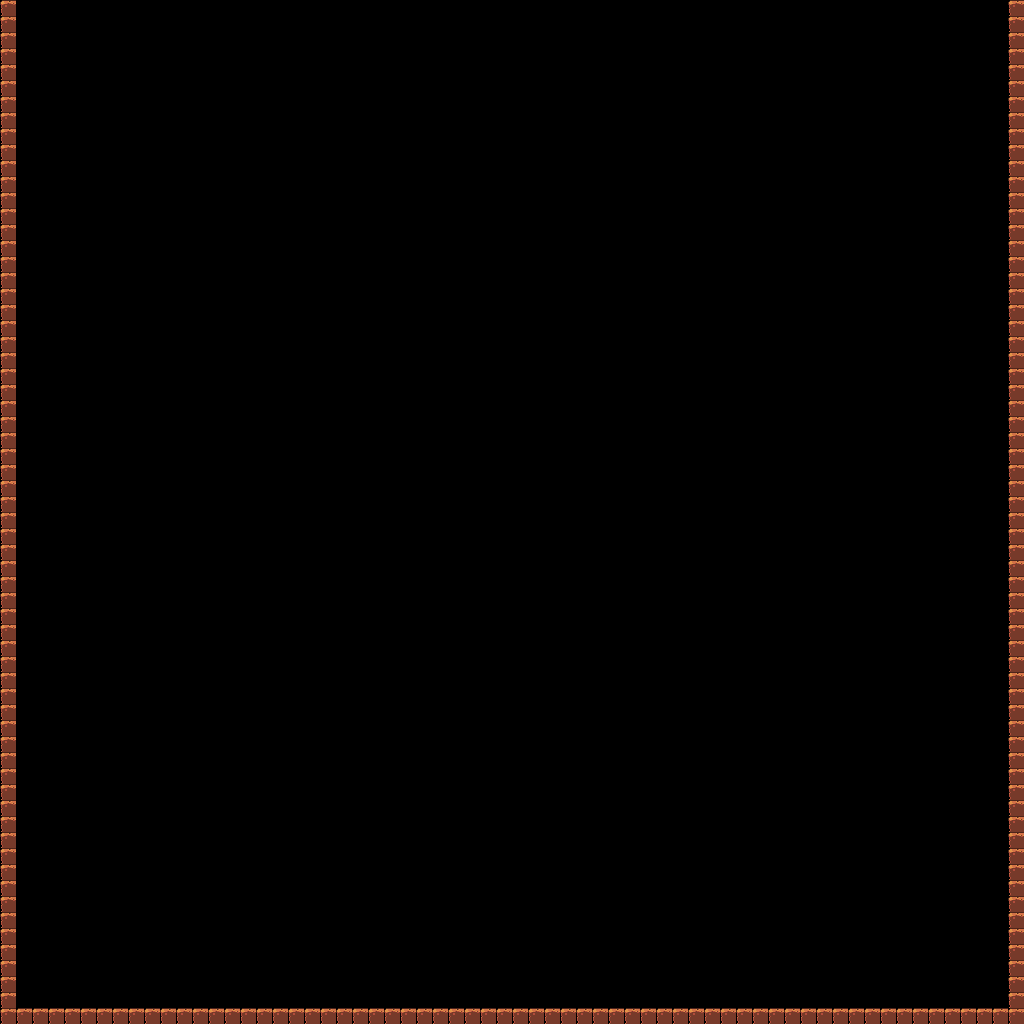

This game map was drawn from its Tiled (.tmx) file and the tilesets committed beside it. A one-line description and the trimmed map source follow:
An orthogonal 64x64 tile map with 16x16 px tiles, 1 tile layer (Tile Layer 1) and 1 object (ground_enemy).

<map version="1.0" tiledversion="1.0.3" orientation="orthogonal" renderorder="right-down" width="64" height="64" tilewidth="16" tileheight="16" nextobjectid="3">
 <tileset firstgid="1" name="tiles-1" tilewidth="16" tileheight="16" tilecount="68" columns="17">
  <image source="../../../../../../game/assets/images/tiles-1.png" width="272" height="64" />
 </tileset>
 <layer name="Tile Layer 1" width="64" height="64">
  <data>[4096 cells, 190 non-empty, 1 distinct tile ids]</data>
 </layer>
 <objectgroup name="Object Layer 1">
  <object id="2" name="enemy" type="ground_enemy" gid="47" x="784" y="1008" width="16" height="16">
   <properties>
    <property name="group" value="enemies" />
    <property name="texture" value="baddie" />
   </properties>
  </object>
 </objectgroup>
</map>
